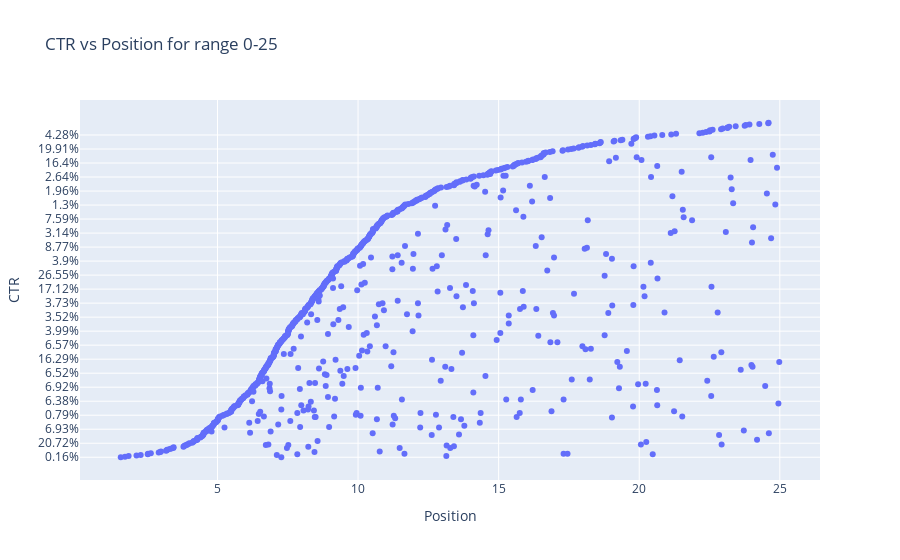

Notebook cell for this chart:
### Code cell
import pandas as pd
import matplotlib.pyplot as plt
from ipywidgets import interact, Dropdown
import plotly.express as px

# Assuming df_pages_sorted is already defined and available in the environment.

# Generate a function to filter the dataframe based on the position range and create an interactive plot.
def plot_position_range(range_selection):
    if range_selection == '0-25':
        df_filtered = df_pages_sorted[(df_pages_sorted['Position'] >= 0) & (df_pages_sorted['Position'] <= 25)]
    elif range_selection == '25-50':
        df_filtered = df_pages_sorted[(df_pages_sorted['Position'] > 25) & (df_pages_sorted['Position'] <= 50)]
    elif range_selection == '50-75':
        df_filtered = df_pages_sorted[(df_pages_sorted['Position'] > 50) & (df_pages_sorted['Position'] <= 75)]
    else: 
        df_filtered = df_pages_sorted[(df_pages_sorted['Position'] > 75) & (df_pages_sorted['Position'] <= 100)]

    fig = px.scatter(df_filtered, x='Position', y='CTR', hover_data=['Top pages'], title=f'CTR vs Position for range {range_selection}')
    fig.update_traces(textposition='top center')
    fig.update_layout(showlegend=False)
    fig.show()
    filename = f'CTR_vs_Position_{range_selection}.html'
    fig.write_html(filename)
    print(f'Plot saved as {filename}')
# Dropdown widget for the position ranges.
dropdown = Dropdown(options=['0-25', '25-50', '50-75', '75-100'], value='0-25', description='Position Range')

# The interactive widget.
interact(plot_position_range, range_selection=dropdown)

### Figure 1 — Plotly figure (JSON) as saved in the notebook; plotly's stock layout.template omitted (floating-point values rounded to 4 significant figures; data arrays with more than 128 entries replaced by an {"elided": "..."} marker saying what was removed)
{"data": [{"customdata": {"elided": "865x1 str values"}, "hovertemplate": "Position=%{x}<br>CTR=%{y}<br>Top pages=%{customdata[0]}<extra></extra>", "legendgroup": "", "marker": {"color": "#636efa", "symbol": "circle"}, "mode": "markers", "name": "", "orientation": "h", "showlegend": false, "textposition": "top center", "type": "scatter", "x": {"elided": "865 float values"}, "xaxis": "x", "y": {"elided": "865 str values"}, "yaxis": "y"}], "layout": {"legend": {"tracegroupgap": 0}, "showlegend": false, "title": {"text": "CTR vs Position for range 0-25"}, "xaxis": {"anchor": "y", "domain": [0, 1], "title": {"text": "Position"}}, "yaxis": {"anchor": "x", "domain": [0, 1], "title": {"text": "CTR"}}}}
